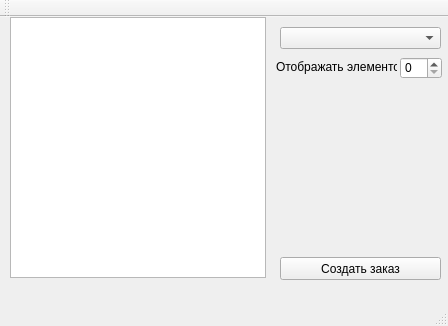
<?xml version="1.0" encoding="UTF-8"?>
<ui version="4.0">
 <class>out</class>
 <widget class="QMainWindow" name="out">
  <property name="geometry">
   <rect>
    <x>0</x>
    <y>0</y>
    <width>448</width>
    <height>326</height>
   </rect>
  </property>
  <property name="windowTitle">
   <string>out</string>
  </property>
  <widget class="QWidget" name="centralWidget">
   <widget class="QTableWidget" name="tableWidget">
    <property name="geometry">
     <rect>
      <x>10</x>
      <y>0</y>
      <width>256</width>
      <height>261</height>
     </rect>
    </property>
   </widget>
   <widget class="QComboBox" name="comboBox">
    <property name="geometry">
     <rect>
      <x>280</x>
      <y>10</y>
      <width>161</width>
      <height>22</height>
     </rect>
    </property>
   </widget>
   <widget class="QLabel" name="label">
    <property name="geometry">
     <rect>
      <x>276</x>
      <y>40</y>
      <width>121</width>
      <height>20</height>
     </rect>
    </property>
    <property name="text">
     <string>Отображать элементов</string>
    </property>
   </widget>
   <widget class="QSpinBox" name="spinBox">
    <property name="geometry">
     <rect>
      <x>400</x>
      <y>40</y>
      <width>42</width>
      <height>22</height>
     </rect>
    </property>
   </widget>
   <widget class="QPushButton" name="pushButton">
    <property name="geometry">
     <rect>
      <x>280</x>
      <y>240</y>
      <width>161</width>
      <height>23</height>
     </rect>
    </property>
    <property name="text">
     <string>Создать заказ</string>
    </property>
   </widget>
  </widget>
  <widget class="QMenuBar" name="menuBar">
   <property name="geometry">
    <rect>
     <x>0</x>
     <y>0</y>
     <width>448</width>
     <height>21</height>
    </rect>
   </property>
  </widget>
  <widget class="QToolBar" name="mainToolBar">
   <attribute name="toolBarArea">
    <enum>TopToolBarArea</enum>
   </attribute>
   <attribute name="toolBarBreak">
    <bool>false</bool>
   </attribute>
  </widget>
  <widget class="QStatusBar" name="statusBar"/>
 </widget>
 <layoutdefault spacing="6" margin="11"/>
 <resources/>
 <connections/>
</ui>
